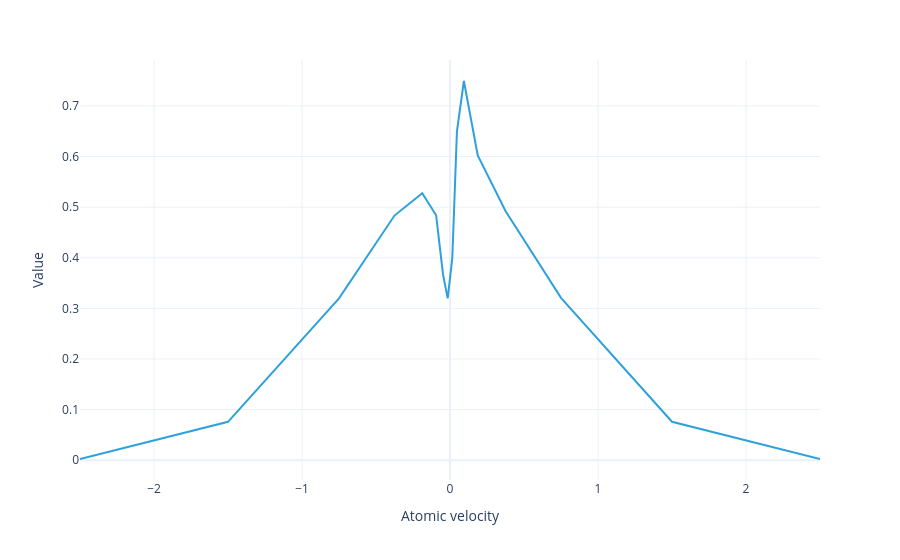

Notebook code for this chart:
### Markdown cell above
Of the total population:

### Code cell
#|notest
model.population_distribution(sol).visualize()

### Figure 1 — Plotly figure (JSON) as saved in the notebook; plotly's stock layout.template omitted (floating-point values rounded to 4 significant figures)
{"data": [{"hovertemplate": "Atomic velocity=%{x}<br>Value=%{y}<extra></extra>", "legendgroup": "", "line": {"color": "#2fa1da", "dash": "solid"}, "marker": {"symbol": "circle"}, "mode": "lines", "name": "", "orientation": "v", "showlegend": false, "type": "scatter", "x": [-2.5, -1.5, -0.75, -0.375, -0.1875, -0.09375, -0.04688, -0.01562, 0.01562, 0.04688, 0.09375, 0.1875, 0.375, 0.75, 1.5, 2.5], "xaxis": "x", "y": [0.002312, 0.0758, 0.3199, 0.4835, 0.5278, 0.484, 0.3667, 0.3198, 0.3997, 0.6499, 0.7494, 0.6025, 0.4926, 0.3209, 0.07589, 0.002318], "yaxis": "y"}], "layout": {"legend": {"title": {}, "tracegroupgap": 0}, "margin": {"t": 60}, "xaxis": {"anchor": "y", "domain": [0, 1], "title": {"text": "Atomic velocity"}}, "yaxis": {"anchor": "x", "domain": [0, 1], "title": {"text": "Value"}}}}
